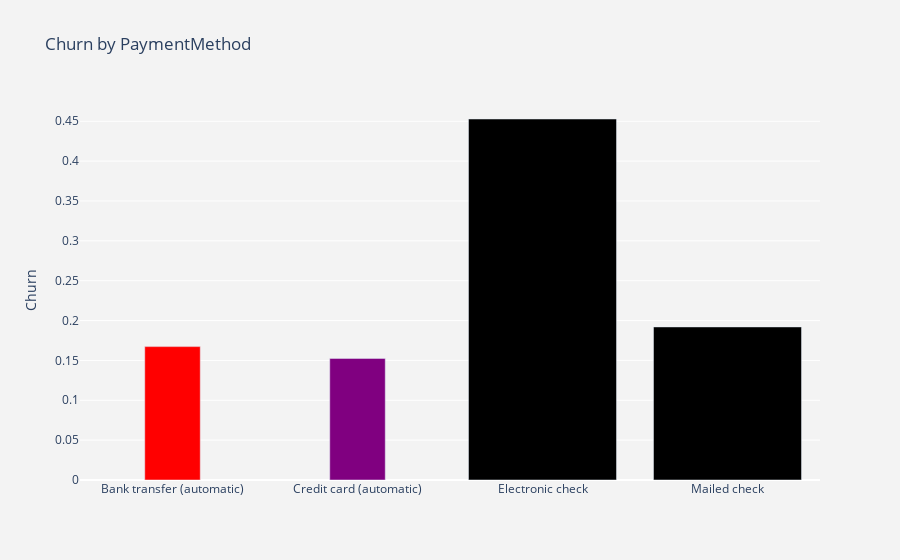

Write notebook code for a chart like this one.
### Markdown cell above
From the above, it is observed that the customers that did not have TechSuport had the highest attrition. It’s therefore necessary to initiate measure of encouraging more customers to use TechSupport services in order to reduce the customers’ turnover probability.

### Code cell
#visualize churn by PaymentMethod
plot_by_PaymentMethod = df.groupby('PaymentMethod').Churn.mean().reset_index()
plot_data = [go.Bar(
    x=plot_by_PaymentMethod['PaymentMethod'],
    y=plot_by_PaymentMethod['Churn'],
    width=[0.3, 0.3],
    marker=dict(color=['red','purple'])
)]
plot_layout = go.Layout(
    xaxis={"type":"category"},
    yaxis={"title":"Churn"},
    title='Churn by PaymentMethod',
    plot_bgcolor='rgb(243,243,243)',
    paper_bgcolor='rgb(243,243,243)',
)
fig = go.Figure(data=plot_data,layout=plot_layout) 
po.iplot(fig)

### Figure 1 — Plotly figure (JSON) as saved in the notebook; plotly's stock layout.template omitted (floating-point values rounded to 4 significant figures)
{"data": [{"marker": {"color": ["red", "purple"]}, "type": "bar", "width": [0.3, 0.3], "x": ["Bank transfer (automatic)", "Credit card (automatic)", "Electronic check", "Mailed check"], "y": [0.1673, 0.1525, 0.4529, 0.192]}], "layout": {"autosize": true, "paper_bgcolor": "rgb(243,243,243)", "plot_bgcolor": "rgb(243,243,243)", "title": {"text": "Churn by PaymentMethod"}, "xaxis": {"autorange": true, "range": [-0.5, 3.5], "type": "category"}, "yaxis": {"autorange": true, "range": [0, 0.4767], "title": {"text": "Churn"}, "type": "linear"}}}
